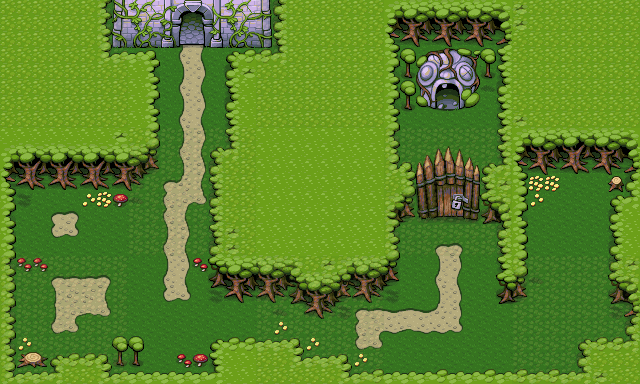

Below is a game level as drawn by its tile map, then a one-line description and the .tmx that defines it (tile-layer data replaced by summaries):
An orthogonal 40x24 tile map with 16x16 px tiles, 3 tile layers (background, overlay, grid), 1 hidden layer not drawn, 2 tilesets.

<map version="1.0" orientation="orthogonal" width="40" height="24" tilewidth="16" tileheight="16">
 <tileset firstgid="1" name="forest_background" tilewidth="16" tileheight="16">
  <image source="forest_background.png" width="128" height="272" />
 </tileset>
 <tileset firstgid="137" name="forest_overlay" tilewidth="16" tileheight="16">
  <image source="forest_overlay.png" width="128" height="32" />
 </tileset>
 <layer name="_background" width="40" height="24" visible="0">
  <data>[960 cells, 684 non-empty, 134 distinct tile ids]</data>
 </layer>
 <layer name="background" width="40" height="24">
  <data>[960 cells, 960 non-empty, 123 distinct tile ids]</data>
 </layer>
 <layer name="overlay" width="40" height="24">
  <data>[960 cells, 14 non-empty, 14 distinct tile ids]</data>
 </layer>
 <layer name="grid" width="40" height="24" opacity="0.1">
  <data>[960 cells, 512 non-empty, 1 distinct tile ids]</data>
 </layer>
 <objectgroup name="triggers" width="40" height="24" />
</map>